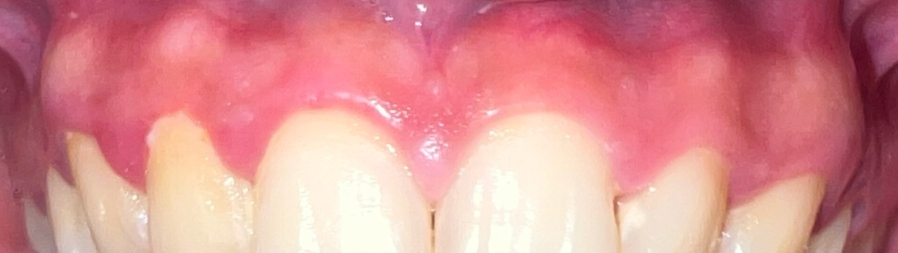
#> input picture Image/Dopi Classification/Dopi 0 (2).JPG, 1796 x 505 px, found by its file name (shown at 1/2 size)
$ jupyter execute 'Image Processing.ipynb'
#> lines starting #> are read from the running program, lines starting #| are printed output that depends on the picture; after the words box and inside, x2 and y2 are one past the last pixel; in counts of white or black regions, pixels touching at a corner belong together; long printed decimals are rounded
# Library

[cell 1]
import os
os.getcwd()

[cell 2]
import cv2
import pandas as pd
import imageio
import numpy as np
import scipy.ndimage as ndi
import matplotlib.pyplot as plt
import matplotlib.image as mpimg
from skimage import color
from skimage import filters
from skimage import util
from skimage import img_as_ubyte
from skimage import exposure
from math import log10, sqrt

[cell 3]
def PSNR(original, compressed):
    mse = np.mean((original - compressed) ** 2)
    if(mse == 0):  # MSE is zero means no noise is present in the signal .
                  # Therefore PSNR have no importance.
        return 100
    max_pixel = 255.0
    psnr = 20 * log10(max_pixel / sqrt(mse))

    print(f"PSNR value is {psnr} dB")
    return psnr

[cell 4]
def calculate_psnr(img1, img2, max_value=255):
    """"Calculating peak signal-to-noise ratio (PSNR) between two images."""
    mse = np.mean((np.array(img1, dtype=np.float32) - np.array(img2, dtype=np.float32)) ** 2)
    if mse == 0:
        return 100
    return 20 * np.log10(max_value / (np.sqrt(mse)))

# Read Image

[cell 5]
img = cv2.imread(r"D:\Download\Data Crop\Klasifikasi Dengan DOPI\Dopi 0 (2).jpg")
#> img is the input picture: shape (505, 1796, 3); mean B, G, R 143.2, 141, 216.8
img = cv2.resize(img, (1000,300))
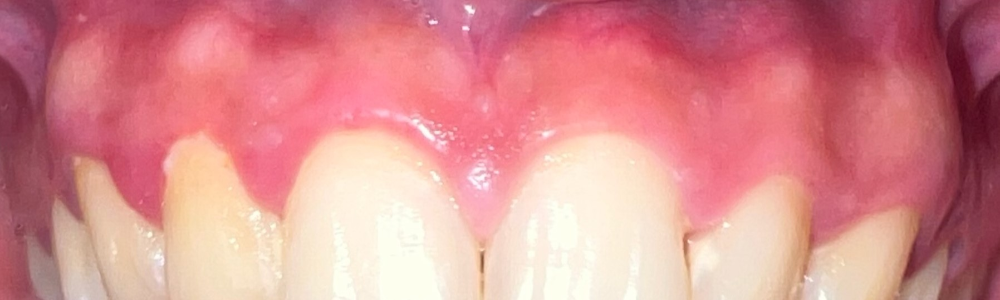
#> img: shape (300, 1000, 3); mean B, G, R 143.1, 140.9, 216.7
img = cv2.cvtColor(img, cv2.COLOR_BGR2RGB)
print (img.shape[1])
#| 1000
plt.imshow(img)
plt.xlabel("X Shape")
plt.ylabel("Y Shape")

[cell 6]
img_gray = cv2.cvtColor(img, cv2.COLOR_RGB2GRAY)
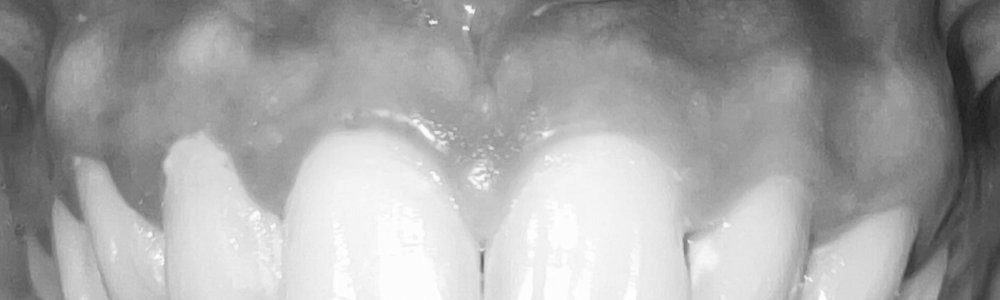
#> img_gray: shape (300, 1000); min 29, max 254, mean 163.8
img_gray.shape
plt.imshow(img_gray, cmap = 'gray')
plt.xlabel("X Shape")
plt.ylabel("Y Shape")

[cell 7]
img_gray.shape
#> Out = (300, 1000)

[cell 8]
hist=ndi.histogram(img_gray, min=0, max=255, bins=256)
#> hist = 256 values, max 5005 at index 252, min 0 at index 0, mean 1171.9
plt.xlabel("Intensitas")
plt.ylabel("Pixel")
plt.plot(hist)
plt.show()
#> figure, not shown here; curve peaks at x = 252, y = 5005

[cell 9]
p2 = np.percentile(img_gray, 0)
#> p2 = 29
p98 = np.percentile(img_gray, 93)
#> p98 = 242
img_rescale = exposure.rescale_intensity(img_gray, in_range=(p2, p98))
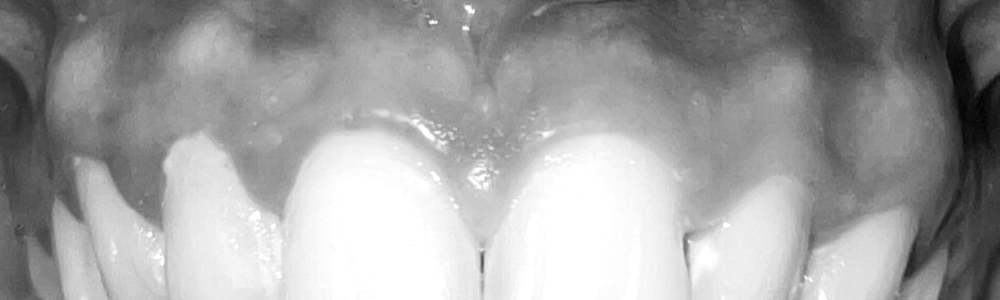
#> img_rescale: shape (300, 1000); min 0, max 255, mean 160.5

im_filt1=ndi.median_filter(img_rescale, size=30)

print (calculate_psnr(img_gray,im_filt1))
#> in calculate_psnr, `mse = np.mean((np.array(img1, dtype=np.float32) - np.array(img2, dtype..`: mse = 142.1
#| 26.604
print (p2)
#| 29.0
print (p98)
#| 242.0

fig, ax = plt.subplots(ncols=3, figsize=(15, 10))
ax[0].imshow(img_gray, cmap='gray')
ax[1].imshow(img_rescale, cmap='gray')
ax[2].imshow(im_filt1, cmap='gray')

[cell 10]
hist=ndi.histogram(img_rescale, min=1, max=255, bins=256)
#> hist = 256 values, max 21083 at index 255, min 0 at index 0, mean 1171.9
plt.xlabel("Intensitas")
plt.ylabel("Pixel")
plt.plot(hist)
plt.show()
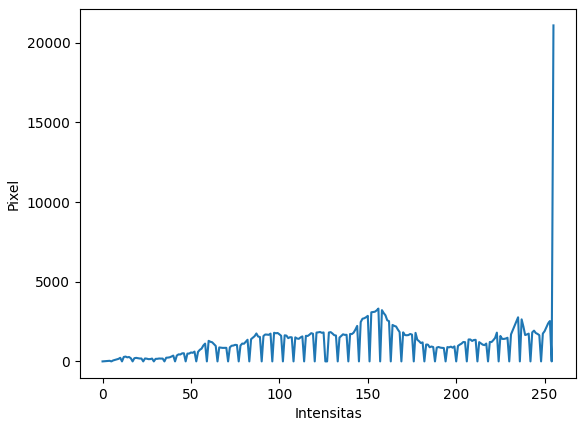
#> figure drawn by matplotlib, 1 panel; curve peaks at x = 255, y = 21083

[cell 11]
hist=ndi.histogram(im_filt1, min=0, max=254, bins=256)
#> hist = 256 values, max 4461 at index 159, min 0 at index 0, mean 1095.1
plt.xlabel("X Shape")
plt.ylabel("Y Shape")
plt.plot(hist)
plt.show()
#> figure, not shown here; curve peaks at x = 159, y = 4461

# Global Treshold

[cell 12]
ret, thresh = cv2.threshold(im_filt1,120,255,cv2.THRESH_TOZERO_INV)
ret, thresh1 = cv2.threshold(im_filt1,120,255,cv2.THRESH_BINARY_INV)
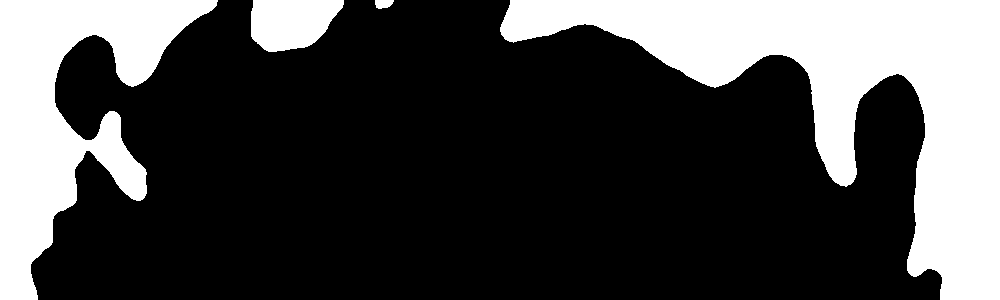
#> thresh1: shape (300, 1000); 28.4% white; 4 white regions


fig, ax = plt.subplots(ncols=3, figsize=(15, 10))
ax[0].imshow(img_gray, cmap='gray')
ax[1].imshow(thresh, cmap='gray')
ax[2].imshow(thresh1, cmap='gray')

for ax in ax:
    ax.set_xlabel('Pixel')
    ax.set_ylabel('Pixel')

[cell 13]
contours, heirarchy = cv2.findContours(thresh,cv2.RETR_LIST,cv2.CHAIN_APPROX_SIMPLE)
#> contours = 4 contours; box (x1, y1, x2, y2) and area: (500, 0, 1000, 300) 52494, (0, 0, 218, 300) 27418, (251, 0, 344, 52) 3648, (375, 0, 394, 9) 113
contours1, heirarchy = cv2.findContours(thresh1,cv2.RETR_LIST,cv2.CHAIN_APPROX_SIMPLE)
#> contours1 has the same summary as contours

largest_areas = sorted(contours, key=cv2.contourArea)
#> largest_areas has the same summary as contours
largest_areas1 =contours1
#> largest_areas1 has the same summary as contours


mask = np.zeros(img_rescale.shape, np.uint8)
mask1 = np.zeros(img_rescale.shape, np.uint8)

for i in range (len(largest_areas)):
    img_contour = cv2.drawContours(mask,[largest_areas[-(i)]],0,(255,255,255,255),-1)
#> this loop made 4 passes

img_contour1 = cv2.drawContours(mask1,largest_areas1,-1,(255,255,255),-1)
img_contour2 = cv2.drawContours(img_rescale,contours1,-1,(0,255,0),3)

fig, ax = plt.subplots(ncols=3, figsize=(15, 10))
ax[0].imshow(img_gray, cmap='gray')
ax[1].imshow(img_contour1, cmap='gray')
ax[2].imshow(img_contour2, cmap='gray')

[cell 14]
img_bitcontour = cv2.bitwise_or(img,img,mask=img_contour)
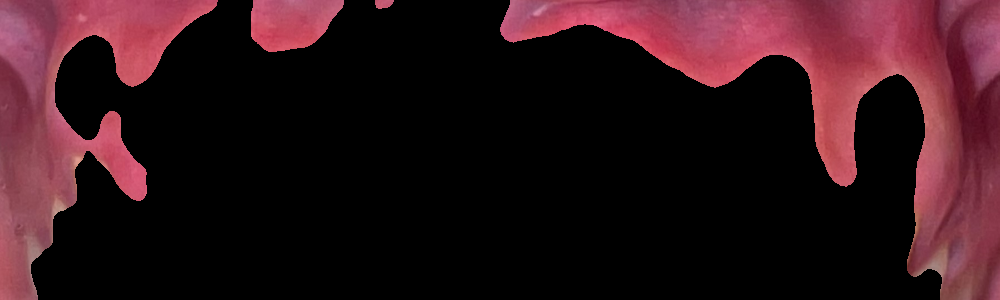
#> img_bitcontour: shape (300, 1000, 3); mean R, G, B 46.3, 19.9, 25.3
img_bitcontour1 = cv2.bitwise_or(img,img,mask=img_contour1)

fig, ax = plt.subplots(ncols=2, figsize=(15, 10))
ax[0].imshow(img, cmap='gray')
ax[1].imshow(img_bitcontour1, cmap='gray')

[cell 15]
PSNR(img,img_bitcontour1)
#> in PSNR, `mse = np.mean((original - compressed) ** 2)`: mse = 65.55
#> in PSNR, `psnr = 20 * log10(max_pixel / sqrt(mse))`: psnr = 29.96
#| PSNR value is 29.965 dB
img_bitcontour1.shape
#> Out = (300, 1000, 3)

[cell 16]
import cv2
import numpy
myimg = img_bitcontour
avg_color_per_row = numpy.mean(myimg, axis=0)
#> avg_color_per_row = 1000 rows, first 8: [154.2, 77.76, 95.45], [154.5, 77.88, 95.58], [154.1, 77.44, 95.2], [152.7, 76.38, 94.06], [152, 76.06, 93.62], [151.7, 75.97, 93.53], [151, 75.34, 92.91], [150.4, 74.84, 92.37]
avg_color = numpy.mean(avg_color_per_row, axis=0)
#> avg_color = [46.3, 19.9, 25.29]
Green = avg_color [1]
#> Green = 19.9
Blue = avg_color [2]
#> Blue = 25.29
Red = avg_color [0]
#> Red = 46.3

print ('Avg_R=',Red, '\nAvg G=',Green, '\nAvg B=',Blue)
#| Avg_R= 46.302
#| Avg G= 19.899
#| Avg B= 25.287

[cell 17]
colors = ("red", "green", "blue")
channel_ids = (0, 1, 2)

plt.figure()
plt.xlim([1, 256])
for channel_id, c in zip(channel_ids, colors):
    histogram, bin_edges = np.histogram(
        img_bitcontour[:, :, channel_id], bins=256, range=(1, 256)
    )
    plt.plot(bin_edges[0:-1], histogram, color=c)

plt.title("Color Histogram")
plt.xlabel("Color value")
plt.ylabel("Pixel count")


plt.show()
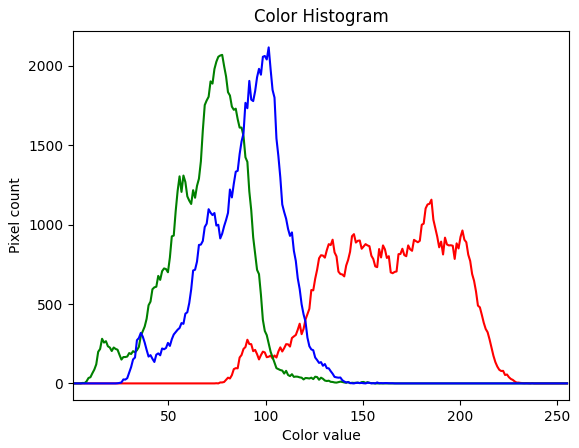
#> figure drawn by matplotlib, 1 panel; curve peaks at x = 185.3, y = 1157; curve peaks at x = 77.7, y = 2069; curve peaks at x = 101.6, y = 2116

[cell 18]
pixels = cv2.countNonZero(thresh1)
#> pixels = 85261
image_area = thresh.shape[0] * thresh.shape[1]
#> image_area = 300000
area_ratio = (pixels / image_area) * 100
#> area_ratio = 28.42

print('Pixels =',pixels)
#| Pixels = 85261
print('Area Image =',image_area)
#| Area Image = 300000
print('Area Segmentation =',area_ratio)
#| Area Segmentation = 28.420

[cell 19]
labels, nlabels = ndi.label(img_contour1)
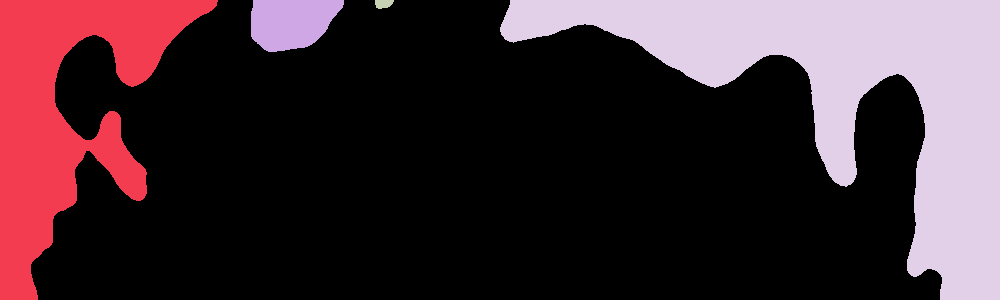
#> labels: shape (300, 1000) int32; 5 distinct labels, from 0 to 4; one colour per label, 0 black
#> nlabels = 4

label_arrays = []
#for label_num in range(1, nlabels+1):

  #  label_mask = np.where(labels == label_num, 1, 0)
 #   label_arrays.append(image_segmented)

print('There are {} separate components / objects detected.'.format(nlabels))
#| There are 4 separate components / objects detected.

[cell 20]
# Create a random colormap
from matplotlib.colors import ListedColormap
rand_cmap = ListedColormap(np.random.rand(256,3))

labels_for_display = np.where(labels > 0, labels, np.nan)
plt.imshow(img_contour1, cmap='gray')
plt.imshow(labels_for_display, cmap=rand_cmap)
plt.axis('off')
plt.title('{} Smoker Melanosis'.format(nlabels))
plt.show()

[cell 21]
boxes = ndi.find_objects(labels)
#> boxes = 4 items
for label_ind, label_coords in enumerate(boxes):
    cell = img_contour1[label_coords]
#> this loop made 4 passes
#> pass 1, `cell = img_contour1[label_coords]`:
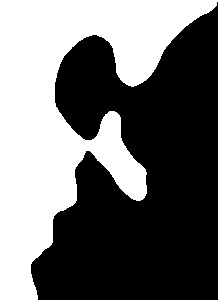
#> cell: shape (300, 218); 42.8% white; 1 white region, box (x1, y1, x2, y2) and area: (0, 0, 218, 300) 28016

# Regenerate the labels
labels, nlabels = ndi.label(img_contour1)
print('There are now {} separate components / objects detected.'.format(nlabels))
#| There are now 4 separate components / objects detected.

[cell 22]
import math
import pandas as pd
from skimage.draw import ellipse
from skimage.measure import label, regionprops, regionprops_table
from skimage.transform import rotate

image = img_contour1

label_img = label(image)
#> label_img: shape (300, 1000) int64; 5 distinct labels, from 0 to 4
regions = regionprops(label_img)
#> regions = 4 regions; box (x1, y1, x2, y2) and area: (500, 0, 1000, 300) 53344, (0, 0, 218, 300) 28016, (251, 0, 344, 52) 3765, (375, 0, 394, 9) 136
label_img

[cell 23]
fig, ax = plt.subplots()
ax.imshow(image, cmap=plt.cm.gray)

for props in regions:
    y0, x0 = props.centroid
    orientation = props.orientation
    x1 = x0 + math.cos(orientation) * 0.5 * props.minor_axis_length
    y1 = y0 - math.sin(orientation) * 0.5 * props.minor_axis_length
    x2 = x0 - math.sin(orientation) * 0.5 * props.major_axis_length
    y2 = y0 - math.cos(orientation) * 0.5 * props.major_axis_length

    ax.plot((x0, x1), (y0, y1), '-r', linewidth=2.5)
    ax.plot((x0, x2), (y0, y2), '-r', linewidth=2.5)
    ax.plot(x0, y0, '.g', markersize=15)

    minr, minc, maxr, maxc = props.bbox
    bx = (minc, maxc, maxc, minc, minc)
    by = (minr, minr, maxr, maxr, minr)
    ax.plot(bx, by, '-b', linewidth=2.5)
#> this loop made 4 passes
#> (y0, x0, orientation, x1, y1, x2, y2, minc) on passes 1 to 4: (112.6, 65.46, -0.378, 148.2, 145.5, 129.5, -48.58, 0), (21.99, 290.8, -1.38, 295.9, 48.33, 337.1, 13.13, 251), (3.32, 383.1, -1.47, 383.6, 7.89, 393, 2.28, 375), (92.59, 848.8, 1.13, 902, -20.87, 595.7, -26.15, 500)
plt.show()
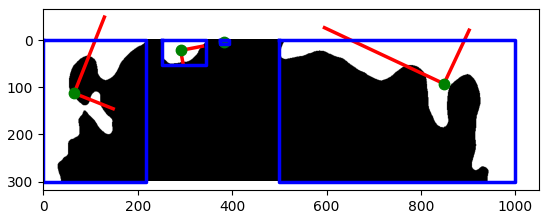
#> figure drawn by matplotlib, 1 panel

[cell 24]
props = regionprops_table(label_img, properties=('centroid',
                                                 'orientation',
                                                 'major_axis_length',
                                                 'minor_axis_length'))
#> props = {'centroid-0': [112.6, 21.99, 3.32, 92.59], 'centroid-1': [65.46, 290.8, 383.1, 848.8], 'orientation': [-0.378, -1.38, -1.47, 1.13], 'major_axis_length': [347, 94.21, 19.78, 559.2], 'minor_axis_length': [178, 53.65, 9.18, 250.7]}

[cell 25]
df1=pd.DataFrame(props)
#> df1 = table of 4 rows and 5 columns
df1.to_excel(r'D:\Download\Data Crop\export_Data Frame Smoker Melanosis Meluas.xlsx',
             sheet_name='Sheet_name_1')
df1
#> Out = table of 4 rows and 5 columns

$ run again, with Image/Dopi Classification/Dopi 0 (4).jpg copied over Image/Dopi Classification/Dopi 0 (2).JPG
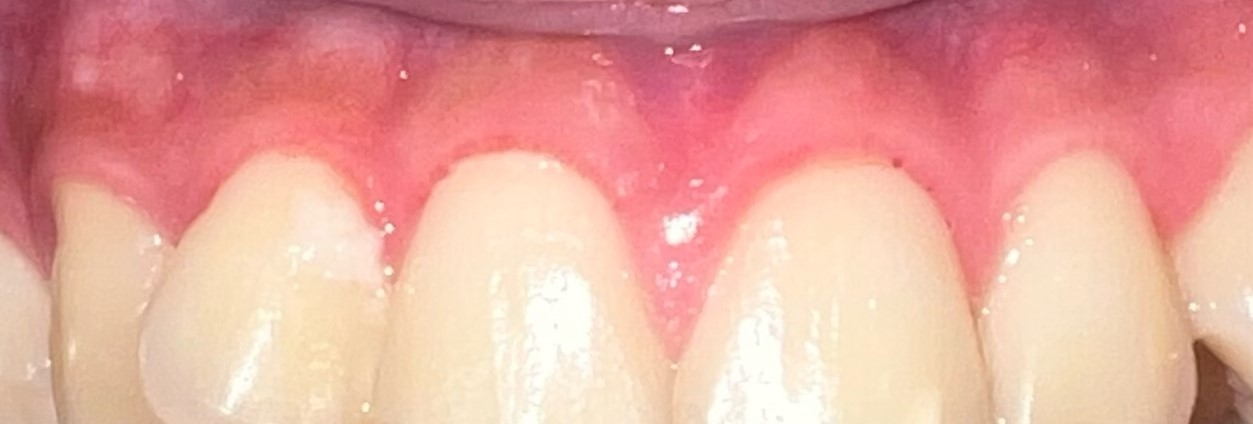
#> input picture Image/Dopi Classification/Dopi 0 (4).jpg, 1253 x 424 px, found by its file name
#> img is the input picture: shape (424, 1253, 3); mean B, G, R 155.6, 165.4, 230.7
#| 1000
#> `hist=ndi.histogram(img_gray, min=0, max=255, bins=256)`: hist = 256 values, max 5642 at index 234, min 0 at index 0, mean 1171.9
#> p2 = 62
#> p98 = 236
#> in calculate_psnr, `mse = np.mean((np.array(img1, dtype=np.float32) - np.array(img2, dtype..`: mse = 426.5
#| 21.832
#| 62.0
#| 236.0
#> `hist=ndi.histogram(img_rescale, min=1, max=255, bins=256)`: hist = 256 values, max 22195 at index 255, min 0 at index 2, mean 1171.9
#> `hist=ndi.histogram(im_filt1, min=0, max=254, bins=256)`: hist = 256 values, max 5786 at index 251, min 0 at index 0, mean 1098.9
#> thresh1: shape (300, 1000); 23.1% white; 2 white regions
#> contours = 4 contours, 1 with area under 20; largest, box (x1, y1, x2, y2) and area: (0, 0, 1000, 182) 67091, (951, 247, 1000, 300) 1965, (72, 35, 132, 69) 1096
#> contours1 has the same summary as contours
#> largest_areas has the same summary as contours
#> largest_areas1 has the same summary as contours
#> the loop `for i in range (len(largest_areas)):` made 4 passes
#> in PSNR, `mse = np.mean((original - compressed) ** 2)`: mse = 71.36
#> psnr = 29.6
#| PSNR value is 29.596 dB
#> avg_color_per_row = 1000 rows, first 8: [92.64, 45.47, 52.77], [92.32, 45.13, 52.44], [91.94, 44.73, 51.97], [91.38, 44.18, 51.24], [90.69, 43.45, 50.51], [90.67, 43.13, 50.21], [89.95, 42.6, 49.28], [89.34, 42.03, 48.5]
#> avg_color = [44.69, 21.94, 24.7]
#> Green = 21.94
#> Blue = 24.7
#> Red = 44.69
#| Avg_R= 44.688
#| Avg G= 21.940
#| Avg B= 24.696
#> pixels = 69298
#> area_ratio = 23.1
#| Pixels = 69298
#| Area Image = 300000
#| Area Segmentation = 23.099
#> labels: shape (300, 1000) int32; 3 distinct labels, from 0 to 2
#> nlabels = 2
#| There are 2 separate components / objects detected.
#> boxes = 2 items
#> the loop `for label_ind, label_coords in enumerate(boxes):` made 2 passes
#> label_ind on passes 1 to 2: 0, 1
#| There are now 2 separate components / objects detected.
#> label_img: shape (300, 1000) int64; 3 distinct labels, from 0 to 2
#> regions = 2 regions; box (x1, y1, x2, y2) and area: (0, 0, 1000, 182) 67248, (951, 247, 1000, 300) 2050
#> the loop `for props in regions:` made 2 passes
#> (y0, x0, orientation, x1, y1, x2, y2, minr) on passes 1 to 2: (41.68, 428.1, -1.53, 430.9, 102.6, 1040.3, 13.64, 0), (277.3, 973.9, 0.642, 993, 263, 956.3, 253.8, 247)
#> `plt.show()`:
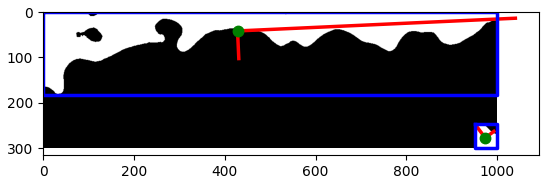
#> figure drawn by matplotlib, 1 panel
#> props = {'centroid-0': [41.68, 277.3], 'centroid-1': [428.1, 973.9], 'orientation': [-1.53, 0.642], 'major_axis_length': [1225.7, 58.62], 'minor_axis_length': [121.9, 47.82]}
#> df1 = table of 2 rows and 5 columns
